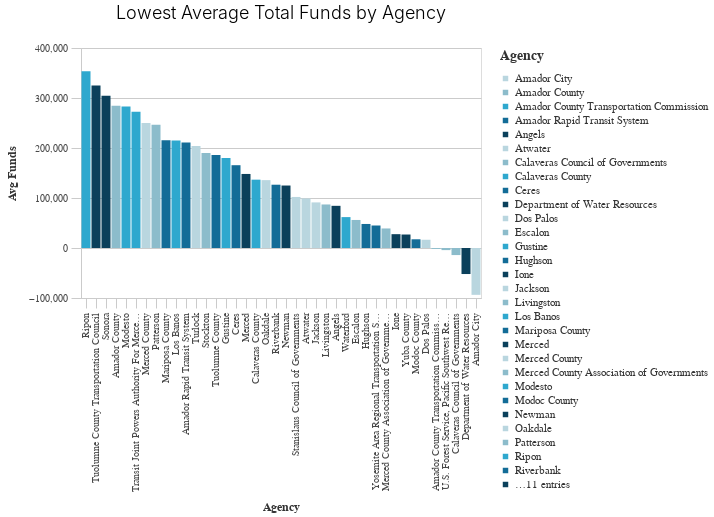

Source (notebook cell):
### Code cell
_dla_utils.basic_bar_chart((avg_funds_bottom.tail(40)), 'primary_agency_name','avg_funds', 'primary_agency_name', subset, 
                          'Lowest Average Total Funds by Agency')

### Figure 1 — Vega-Lite specification as saved in the notebook (floating-point values rounded to 4 significant figures)
{"config": {"view": {"continuousWidth": 400, "continuousHeight": 300}, "axis": {"domainColor": "#cbcbcb", "grid": true, "gridColor": "#cbcbcb", "gridWidth": 1, "labelColor": "#474747", "labelFont": "Nunito Sans", "labelFontSize": 10, "labelPadding": 4, "tickColor": "#cbcbcb", "tickSize": 10, "titleColor": "#333", "titleFont": "Raleway", "titleFontSize": 12, "titlePadding": 10}, "axisBand": {"grid": false}, "background": "white", "font": "Raleway", "header": {"labelFont": "Nunito Sans", "titleFont": "Raleway"}, "legend": {"labelColor": "#333", "labelFont": "Nunito Sans", "labelFontSize": 11, "labelLimit": 0, "padding": 1, "symbolSize": 30, "symbolType": "square", "titleColor": "#333", "titleFont": "Raleway", "titleFontSize": 14, "titlePadding": 10}, "title": {"anchor": "middle", "font": "Raleway", "fontSize": 18, "fontWeight": 300, "offset": 20}}, "data": {"name": "data-d91abe582a58243094d83d4c9d3f13c2"}, "mark": "bar", "encoding": {"color": {"field": "primary_agency_name", "legend": {"title": "Agency"}, "scale": {"range": ["#B9D6DF", "#8CBCCB", "#2EA8CE", "#136C97", "#0B405B"]}, "type": "nominal"}, "x": {"field": "primary_agency_name", "sort": "-y", "title": "Agency", "type": "nominal"}, "y": {"field": "avg_funds", "title": "Avg Funds", "type": "quantitative"}}, "height": 250, "title": "Lowest Average Total Funds by Agency", "width": 400, "$schema": "https://vega.github.io/schema/vega-lite/v4.17.0.json", "datasets": {"data-d91abe582a58243094d83d4c9d3f13c2": [{"primary_agency_name": "Ripon", "avg_funds": 353300.0}, {"primary_agency_name": "Tuolumne County Transportation Council", "avg_funds": 325200.0}, {"primary_agency_name": "Sonora", "avg_funds": 304400.0}, {"primary_agency_name": "Amador County", "avg_funds": 284400.0}, {"primary_agency_name": "Modesto", "avg_funds": 283200.0}, {"primary_agency_name": "Transit Joint Powers Authority For Merced County", "avg_funds": 272300.0}, {"primary_agency_name": "Merced County", "avg_funds": 249800.0}, {"primary_agency_name": "Patterson", "avg_funds": 246700.0}, {"primary_agency_name": "Mariposa County", "avg_funds": 215500.0}, {"primary_agency_name": "Los Banos", "avg_funds": 215200.0}, {"primary_agency_name": "Amador Rapid Transit System", "avg_funds": 211100.0}, {"primary_agency_name": "Turlock", "avg_funds": 203800.0}, {"primary_agency_name": "Stockton", "avg_funds": 190200.0}, {"primary_agency_name": "Tuolumne County", "avg_funds": 186000.0}, {"primary_agency_name": "Gustine", "avg_funds": 180000.0}, {"primary_agency_name": "Ceres", "avg_funds": 165600.0}, {"primary_agency_name": "Merced", "avg_funds": 148100.0}, {"primary_agency_name": "Calaveras County", "avg_funds": 136700.0}, {"primary_agency_name": "Oakdale", "avg_funds": 135700.0}, {"primary_agency_name": "Riverbank", "avg_funds": 126600.0}, {"primary_agency_name": "Newman", "avg_funds": 124900.0}, {"primary_agency_name": "Stanislaus Council of Governments", "avg_funds": 102100.0}, {"primary_agency_name": "Atwater", "avg_funds": 99120.0}, {"primary_agency_name": "Jackson", "avg_funds": 91210.0}, {"primary_agency_name": "Livingston", "avg_funds": 87060.0}, {"primary_agency_name": "Angels", "avg_funds": 84350.0}, {"primary_agency_name": "Waterford", "avg_funds": 61800.0}, {"primary_agency_name": "Escalon", "avg_funds": 56080.0}, {"primary_agency_name": "Hughson", "avg_funds": 48070.0}, {"primary_agency_name": "Yosemite Area Regional Transportation System JPA", "avg_funds": 45000.0}, {"primary_agency_name": "Merced County Association of Governments", "avg_funds": 39090.0}, {"primary_agency_name": "Ione", "avg_funds": 27660.0}, {"primary_agency_name": "Yuba County", "avg_funds": 26970.0}, {"primary_agency_name": "Modoc County", "avg_funds": 17420.0}, {"primary_agency_name": "Dos Palos", "avg_funds": 16510.0}, {"primary_agency_name": "Amador County Transportation Commission", "avg_funds": -749.8}, {"primary_agency_name": "U.S. Forest Service, Pacific Southwest Region", "avg_funds": -4225.0}, {"primary_agency_name": "Calaveras Council of Governments", "avg_funds": -14150.0}, {"primary_agency_name": "Department of Water Resources", "avg_funds": -52070.0}, {"primary_agency_name": "Amador City", "avg_funds": -93670.0}]}}
